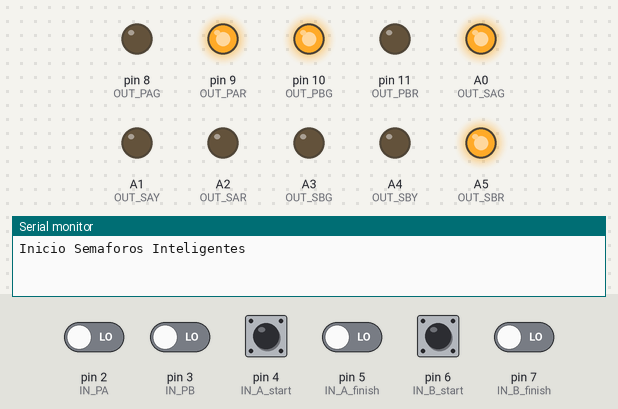
Recording of a sketch running on a simulated Arduino Uno, built with avr-gcc and run on an emulated ATmega328P. Parts: output pins drawn as LEDs (lit = HIGH), the last lines printed to the serial monitor. Dashed ring = blinking. Inputs (shaded band) come from the test bench; at power-on: pin 2 (IN_PA), pin 3 (IN_PB), pin 4 (IN_A_start), pin 5 (IN_A_finish), pin 6 (IN_B_start), pin 7 (IN_B_finish) LOW.

Above: at 2.7 s.
2.8 s: pin 2 (IN_PA) driven LOW
At 11.12 s:
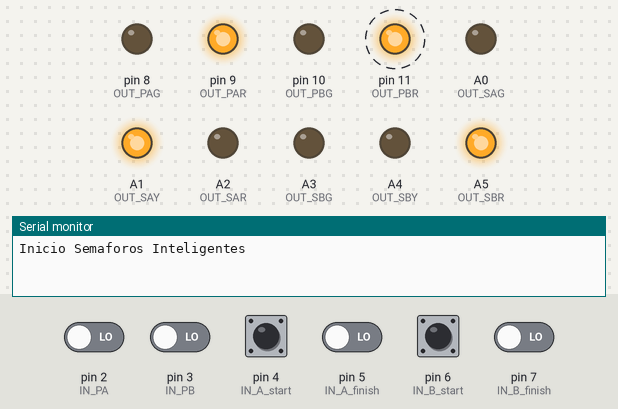
14.4 s: pin 3 (IN_PB) driven HIGH
At 16.0 s:
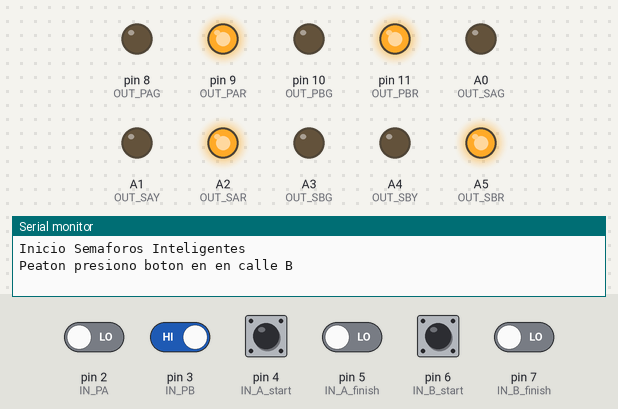
33.0 s: pin 2 (IN_PA) driven HIGH and pin 3 (IN_PB) driven LOW
At 33.62 s:
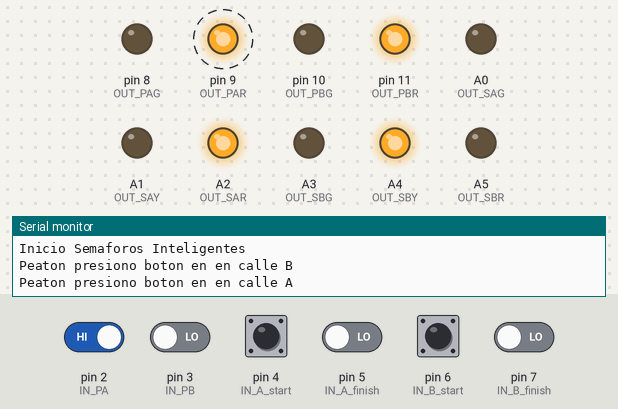
Timing chart, 0 to 36.0 s (numbered marks = the images above; inputs shaded):
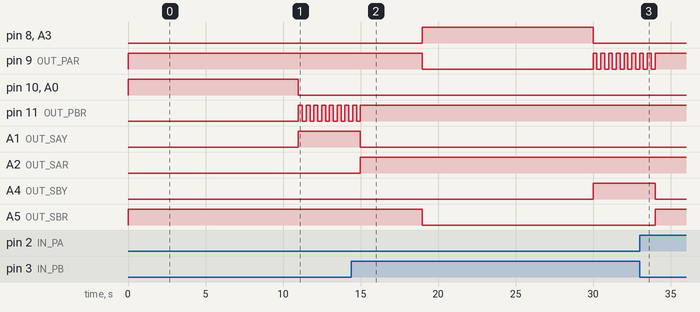

The sketch:

app.ino
```cpp
#include <avr/io.h>
#include <avr/interrupt.h>

#define SA 0
#define SB 1

#define OUT_SAG A0
#define OUT_SAY A1
#define OUT_SAR A2
#define OUT_SBG A3
#define OUT_SBY A4
#define OUT_SBR A5
#define OUT_PAG 8
#define OUT_PAR 9
#define OUT_PBG 10
#define OUT_PBR 11

#define IN_PA 2
#define IN_PB 3

#define IN_A_start  4
#define IN_A_finish 5
#define IN_B_start  6
#define IN_B_finish 7

#define T_MIN 3
#define T_MAX 10

const int tiempoAntirrebote = 10;
int count_cars[2]={0,0};
int inputs_now[6]={0,0,0,0,0,0};
int inputs_prev[6]={0,0,0,0,0,0};
int timer_flag=0;
int count_flag=0;
int PA_flag=0;
int PB_flag=0;
int seconds=0;
int estado=0;

void setup(){

  //Serial
  Serial.begin(9600);
  while(!Serial);
  Serial.println("Inicio Semaforos Inteligentes");

  //Salidas
  //Semáforo Autos Calle A
  pinMode(OUT_SAG, OUTPUT); //Verde
  pinMode(OUT_SAY, OUTPUT); //Amarrillo
  pinMode(OUT_SAR, OUTPUT); //Rojo
  //Semáforo Autos Calle B
  pinMode(OUT_SBG, OUTPUT); //Verde
  pinMode(OUT_SBY, OUTPUT); //Amarrillo
  pinMode(OUT_SBR, OUTPUT); //Rojo
  //Semáforo Peaton Calle A
  pinMode(OUT_PAG, OUTPUT); //Azul
  pinMode(OUT_PAR, OUTPUT); //Rojo
  //Semáforo Peaton Calle B
  pinMode(OUT_PBG, OUTPUT); //Azul
  pinMode(OUT_PBR, OUTPUT); //Rojo

  //Entradas
  //Calle A
  pinMode(IN_A_start, INPUT); //Inicio
  pinMode(IN_A_finish, INPUT); //Final
  //Calle B
  pinMode(IN_B_start, INPUT); //Inicio
  pinMode(IN_B_finish, INPUT); //Final
  //Interruptores
  pinMode(IN_PA, INPUT); //Semáforo Peaton Calle A
  pinMode(IN_PB, INPUT); //Semáforo Peaton Calle B

  //Configurar interrupcion del Timer1 cada 250ms
  cli();
  TCCR1A=0;
  TCCR1B=0;
  OCR1A=3906;
  TCCR1B |= (1<<WGM12);
  TCCR1B |= (1<<CS10);
  TCCR1B |= (1<<CS12);
  TIMSK1=(1<<OCIE1A);
  sei();
}

void loop(){
  if(timer_flag){
    timer_flag = 0;
    count_flag++;
    set_leds();
  }
  if(count_flag > 3){
  	count_flag = 0;
    seconds++;
  }
  listen_inputs();
  set_estado();
}

 boolean antirrebote(int pin)
  {
    int contador = 0;
    boolean restado;
    boolean estadoAnterior;

    do
    {
      restado = digitalRead(pin);
      if(restado != estadoAnterior)
      {
        contador = 0;
        estadoAnterior = estado;
      }
      else
      {
        contador = contador+ 1;
      }
      delay(1);
    } while(contador < tiempoAntirrebote);

    return restado;
  }
void set_leds(){
  switch (estado) {
    case 0:
      digitalWrite(OUT_SAG, HIGH);
      digitalWrite(OUT_SAY, LOW);
      digitalWrite(OUT_SAR, LOW);
      digitalWrite(OUT_SBG, LOW);
      digitalWrite(OUT_SBY, LOW);
      digitalWrite(OUT_SBR, HIGH);
      digitalWrite(OUT_PAG, LOW);
      digitalWrite(OUT_PAR, HIGH);
      digitalWrite(OUT_PBG, HIGH);
      digitalWrite(OUT_PBR, LOW);
    break;
    case 1:
      digitalWrite(OUT_SAG, LOW);
      digitalWrite(OUT_SAY, HIGH);
      digitalWrite(OUT_SAR, LOW);
      digitalWrite(OUT_SBG, LOW);
      digitalWrite(OUT_SBY, LOW);
      digitalWrite(OUT_SBR, HIGH);
      digitalWrite(OUT_PAG, LOW);
      digitalWrite(OUT_PAR, HIGH);
      digitalWrite(OUT_PBG, LOW);
      digitalWrite(OUT_PBR, !digitalRead(OUT_PBR));
    break;
    case 2:
      digitalWrite(OUT_SAG, LOW);
      digitalWrite(OUT_SAY, LOW);
      digitalWrite(OUT_SAR, HIGH);
      digitalWrite(OUT_SBG, LOW);
      digitalWrite(OUT_SBY, LOW);
      digitalWrite(OUT_SBR, HIGH);
      digitalWrite(OUT_PAG, LOW);
      digitalWrite(OUT_PAR, HIGH);
      digitalWrite(OUT_PBG, LOW);
      digitalWrite(OUT_PBR, HIGH);
    break;
    case 3:
      digitalWrite(OUT_SAG, LOW);
      digitalWrite(OUT_SAY, LOW);
      digitalWrite(OUT_SAR, HIGH);
      digitalWrite(OUT_SBG, HIGH);
      digitalWrite(OUT_SBY, LOW);
      digitalWrite(OUT_SBR, LOW);
      digitalWrite(OUT_PAG, HIGH);
      digitalWrite(OUT_PAR, LOW);
      digitalWrite(OUT_PBG, LOW);
      digitalWrite(OUT_PBR, HIGH);
    break;
    case 4:
      digitalWrite(OUT_SAG, LOW);
      digitalWrite(OUT_SAY, LOW);
      digitalWrite(OUT_SAR, HIGH);
      digitalWrite(OUT_SBG, LOW);
      digitalWrite(OUT_SBY, HIGH);
      digitalWrite(OUT_SBR, LOW);
      digitalWrite(OUT_PAG, LOW);
      digitalWrite(OUT_PAR, !digitalRead(OUT_PAR));
      digitalWrite(OUT_PBG, LOW);
      digitalWrite(OUT_PBR, HIGH);
    break;
    case 5:
      digitalWrite(OUT_SAG, LOW);
      digitalWrite(OUT_SAY, LOW);
      digitalWrite(OUT_SAR, HIGH);
      digitalWrite(OUT_SBG, LOW);
      digitalWrite(OUT_SBY, LOW);
      digitalWrite(OUT_SBR, HIGH);
      digitalWrite(OUT_PAG, LOW);
      digitalWrite(OUT_PAR, HIGH);
      digitalWrite(OUT_PBG, LOW);
      digitalWrite(OUT_PBR, HIGH);
    break;
  }
}

void set_estado(){
  if(seconds > T_MIN){
    switch (estado) {
      case 0:
        if(((count_cars[SB] - count_cars[SA])>2)|| PA_flag == 1){
          estado++;
          PA_flag = 0;
          seconds = 0;
        }
      break;
      case 3:
        if(((count_cars[SA] - count_cars[SB])>2) || PB_flag == 1){
          estado ++;
          PB_flag = 0;
          seconds = 0;
        }
        break;
      case 1:
        estado++;
        seconds=0;
        break;
      case 2:
        estado++;
        seconds=0;
        break;
      case 4:
        estado++;
        seconds=0;
        break;
      case 5:
        estado=0;
        seconds=0;
        break;
    }
  }
  if(seconds > T_MAX) {
    seconds = 0;
    if (estado != 5){
      estado++;
    }else {
      estado=0;
    }
  }
}

void listen_inputs(){
  inputs_prev[0] = inputs_now[0];
  inputs_prev[1] = inputs_now[1];
  inputs_prev[2] = inputs_now[2];
  inputs_prev[3] = inputs_now[3];
  inputs_prev[4] = inputs_now[4];
  inputs_prev[5] = inputs_now[5];

  inputs_now[0] = digitalRead(IN_A_start);
  inputs_now[1] = digitalRead(IN_A_finish);
  inputs_now[2] = digitalRead(IN_B_start);
  inputs_now[3] = digitalRead(IN_B_finish);
  inputs_now[4] = digitalRead(IN_PA);
  inputs_now[5] = digitalRead(IN_PB);


  if(inputs_prev[0] > inputs_now[0]){
    if(antirrebote(IN_A_start)){
      count_cars[SA]++;
      Serial.print("Vehículos en calle A: ");
      Serial.println(count_cars[SA]);
    }
  }
  if(inputs_prev[1] > inputs_now[1]){
    if(antirrebote(IN_A_finish)){
      count_cars[SA]--;
      if(count_cars[SA] < 0){count_cars[SA] = 0;}
      Serial.print("Vehículos en calle A: ");
      Serial.println(count_cars[SA]);
     }
  }
  if(inputs_prev[2] > inputs_now[2]){
    if(antirrebote(IN_B_start)){
      count_cars[SB]++;
      Serial.print("Vehículos en calle B: ");
      Serial.println(count_cars[SB]);
    }
  }
  if(inputs_prev[3] > inputs_now[3]){
    if(antirrebote(IN_B_finish)){
      count_cars[SB]--;
      if(count_cars[SB] < 0){count_cars[SB] = 0;}
      Serial.print("Vehículos en calle B: ");
      Serial.println(count_cars[SB]);
   }
  }
  if(inputs_prev[4] != inputs_now[4]){
    if(antirrebote(IN_PA)){
      Serial.println("Peaton presiono boton en en calle A");
      if(estado != 3 && estado != 4){PA_flag = 1;}
   }
  }
  if(inputs_prev[5] != inputs_now[5]){
    if(antirrebote(IN_PB)){
      Serial.println("Peaton presiono boton en en calle B");
      if(estado != 0 && estado != 1){PB_flag = 1;}
    }
  }
}

ISR(TIMER1_COMPA_vect){
  timer_flag = 1;
}
```
